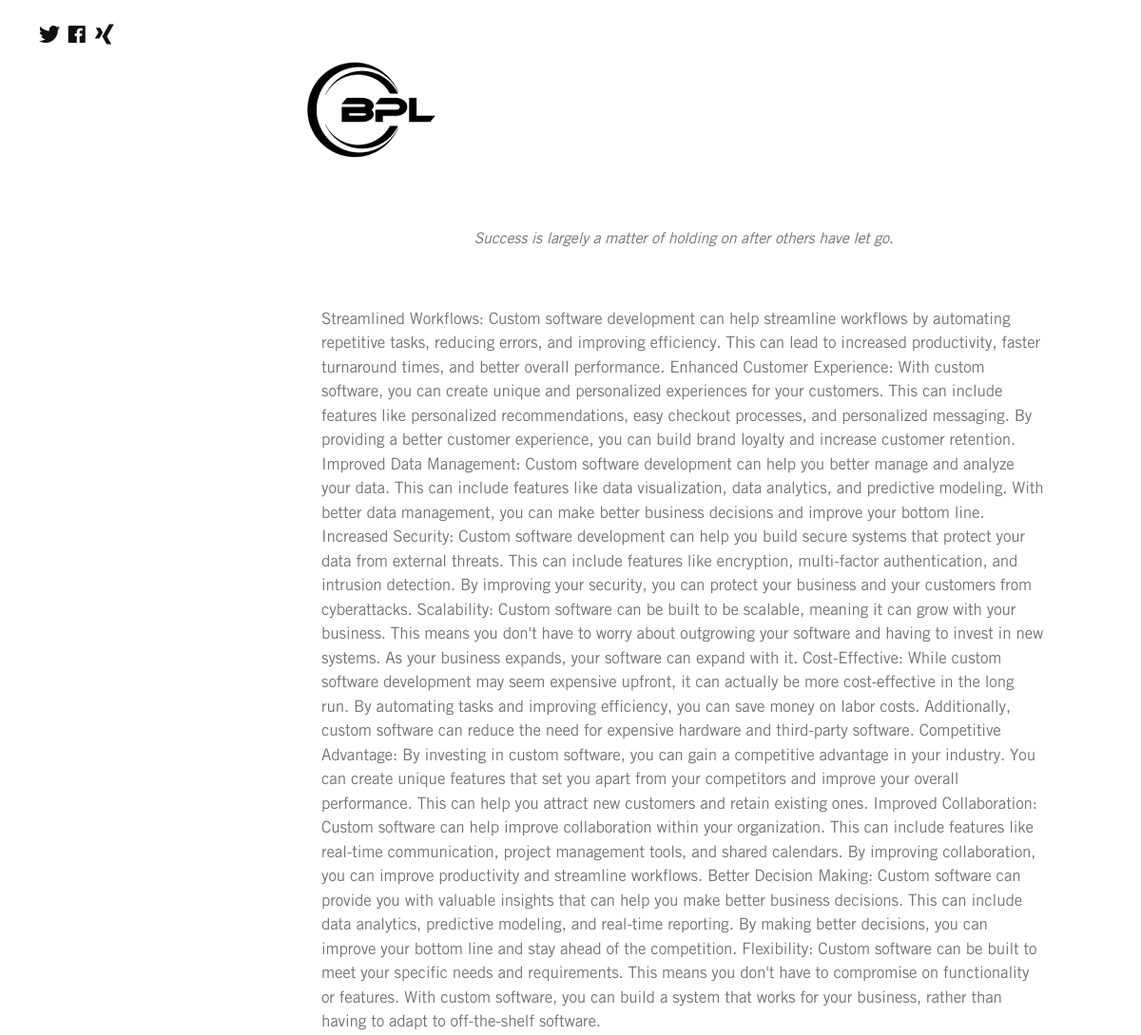
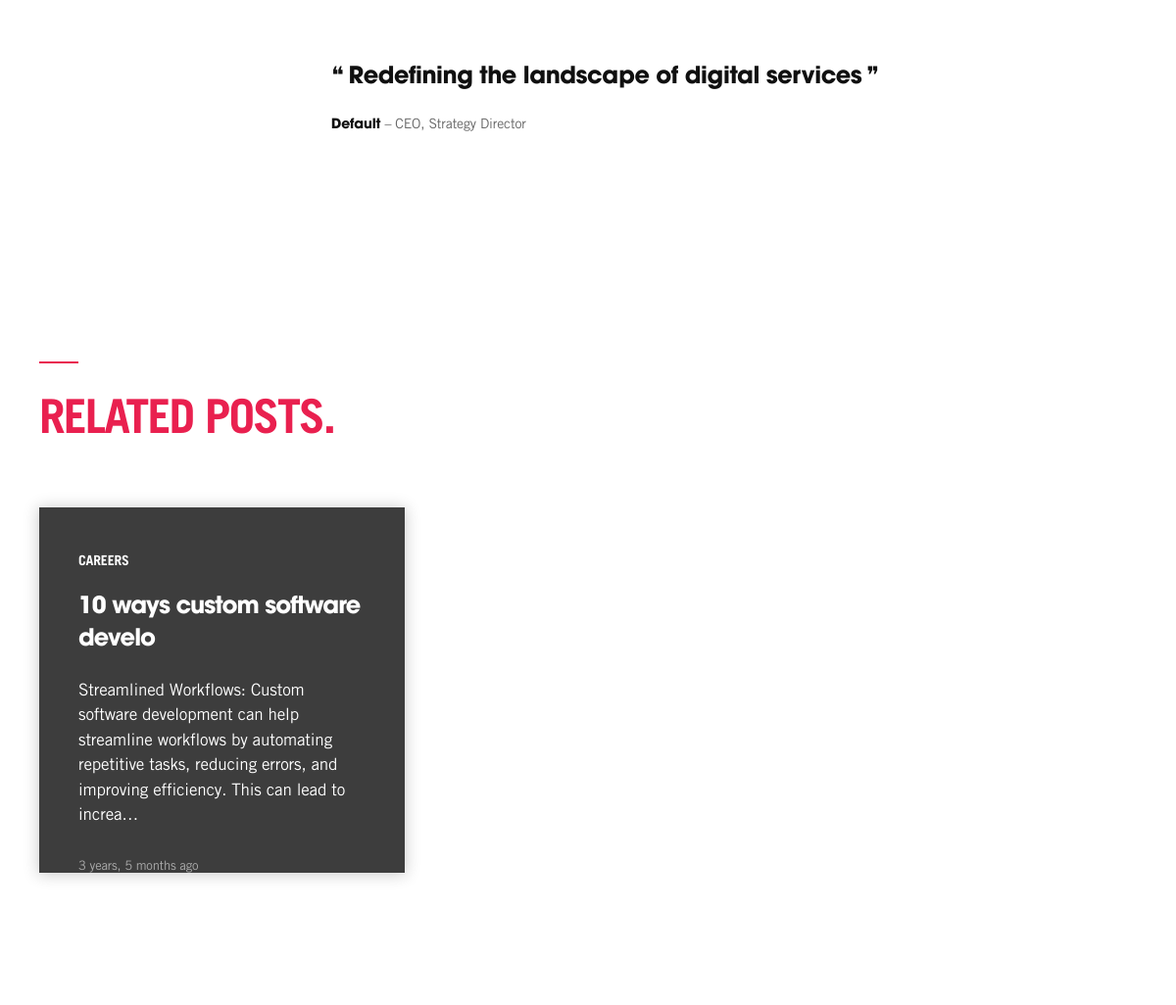
The page /blog/software-dev/ (middle part) on the database as committed earlier (2 pictures, top to bottom).
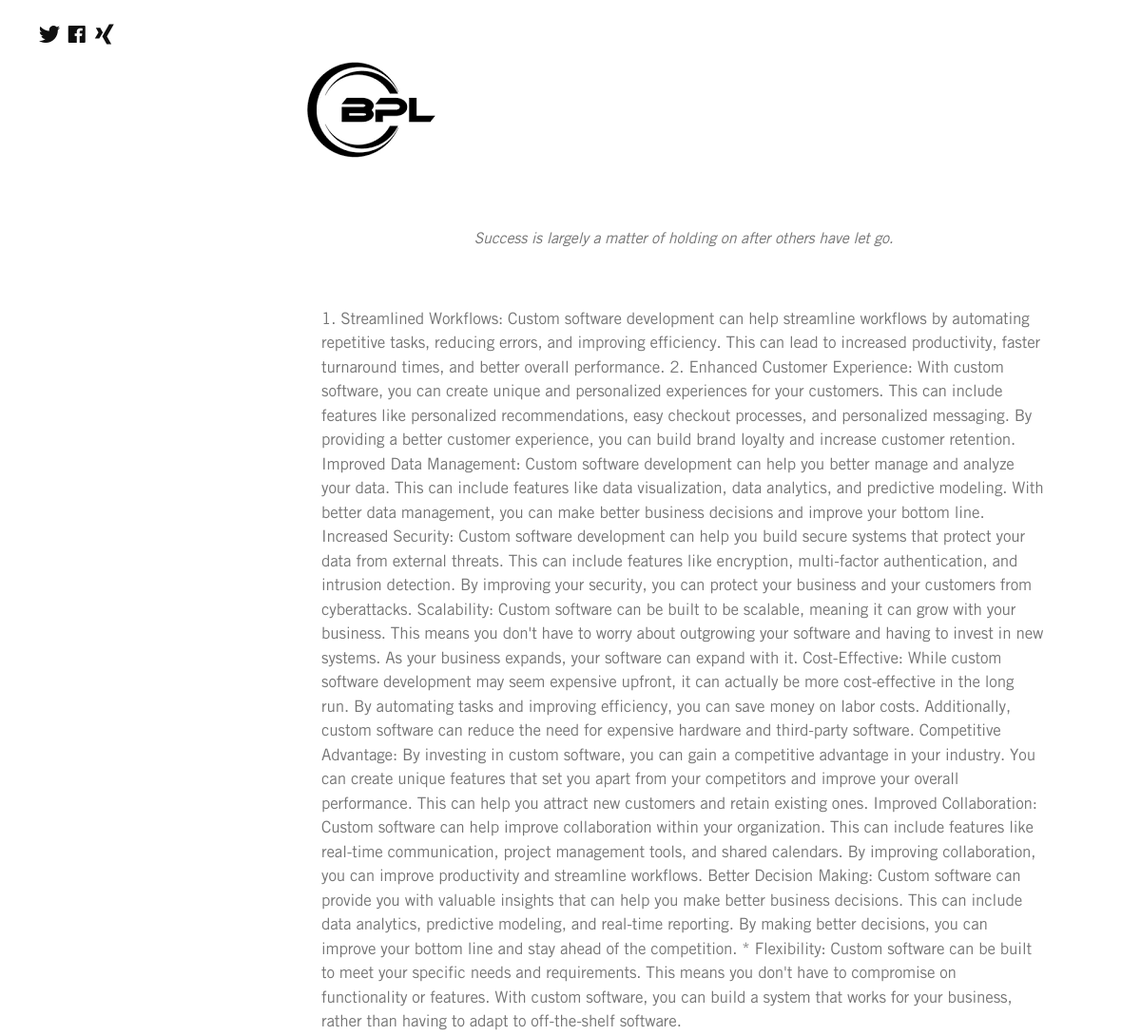
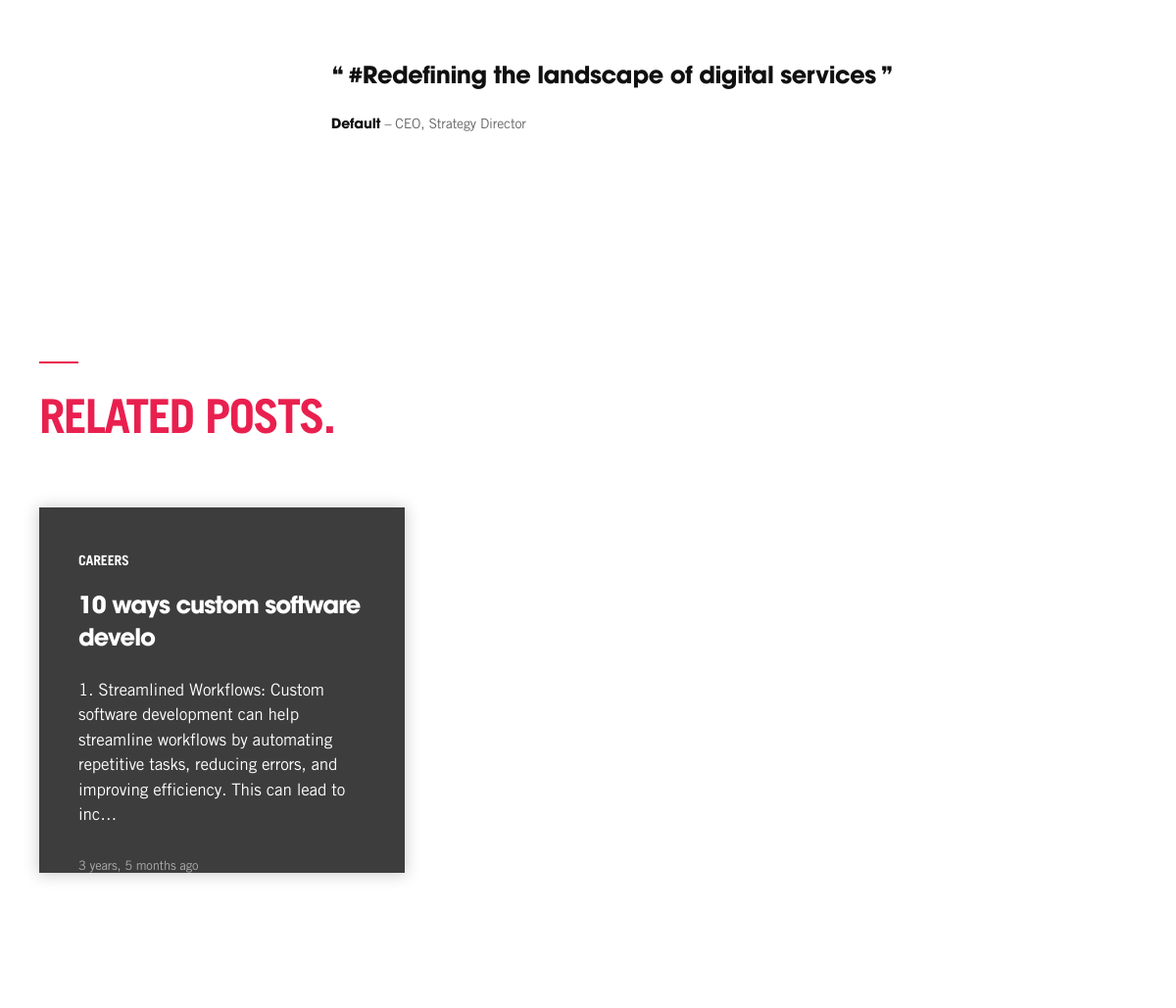
The same page on the database as committed later (2 pictures, top to bottom).
### website/models.py (models this page shows, shortened)
class Blog(models.Model):
    title = models.CharField(max_length=300)
    author = models.CharField(max_length=300)
    created_at = models.DateTimeField(auto_now_add=True)
    image = models.ImageField()
    text = MarkdownxField()
    quote = MarkdownxField()
    slug = models.SlugField()
    tags = TaggableManager()
    def formatted_markdown(self):
        return markdownify(self.text)

### website/views.py (the view)
# urls.py: path("blog/<slug>/", BlogDetailView.as_view(), name="blog"),
class BlogDetailView(DetailView):
    model = Blog
    template_name = "blog-single.html"
    def get_context_data(self, **kwargs):
        context = super().get_context_data(**kwargs)
        context['blog_list'] = Blog.objects.all()
        return context

### templates/blog-single.html (shortened to what the changed rows need)
{% extends 'base.html' %}
{% load static humanize%}
{% load crispy_forms_tags %}
{% block content %}
<body class="page-template page-template-full single single-post">
    <div class="pr__wrapper" id="site-wrapper">
        <div class="pr__content" id="site-content">
            <div class="pr__primary uk-section uk-section-medium" id="site-primary">
                <div class="outer">
                    <div class="uk-container uk-position-relative">
                        <div class="inner uk-grid uk-grid-large uk-grid-match" data-uk-grid="">
                            <div class="uk-width-expand">
                                <main class="pr__main" id="site-main">
                                    <article class="uk-article post type-post single-post">
                                        <div class="outer uk-grid uk-grid-large uk-flex" data-uk-grid="">
                                            <div class="inner uk-width-expand">
                                                <div class="entry-body">
                                                    <figure class="wp-caption aligncenter" data-uk-lightbox="">
                                                        <a href="{{object.image.url}}">
                                                            <img src="{{object.image.url}}"
                                                                alt="Improving User Experience and Website Performance with Progressive JPEGs"></a>
                                                        <figcaption class="wp-caption-text">Success is largely a matter
                                                            of holding on after others have let go.</figcaption>
                                                    </figure>
                                                    <p>{{object.text|safe}}</p>
                                                    <br>
                                                    <blockquote class="uk-text-left">
                                                        <p>{{object.quote}}</p>
                                                        <footer><strong>{{object.author}}</strong> – CEO, Strategy
                                                            Director
                                                        </footer>
                                                    </blockquote>
                                                </div>
                                            </div>
                                        </div>
                                    </article>
                                </main>
                            </div>
                        </div>
                    </div>
                </div>
            </div>
            <section class="pr__blog pr__section section-slider uk-section uk-section-large uk-section-default"
                id="pr__blog">
                <div class="section-outer">
                    <div class="section-heading">
                        <div class="uk-container">
                            <div class="inner">
                                <div>
                                    <h2 class="title uk-h3 pr__heading__secondary">Related Posts.</h2>
                                </div>
                            </div>
                        </div>
                    </div>
                    <div class="section-inner">
                        <div class="uk-container">
                            <div class="blog-listing style-two blog-slider uk-grid uk-grid-collapse uk-child-width-1-3@m"
                                data-uk-grid="">
                                {% for object in blog_list%}
                                <div class="item">
                                    <article class="post type-post active">
                                        <div class="outer">
                                            <div class="featured-image">
                                                <div class="image pr__image__cover" data-src="{{object.image.url}}"
                                                    data-uk-img=""></div>
                                            </div>
                                            <div class="inner">
                                                <div class="top">
                                                    <a class="category" href="#">Careers</a>
                                                    <h3 class="title uk-h4"><a href="#">{{object.title}}</a></h3>
                                                    <p class="description">{{object.text|truncatechars:180}}</p>
                                                    <a href="#" class="link"></a>
                                                </div>
                                                <div class="bottom">
                                                    <ul class="meta">
                                                        <li class="meta-date">{{object.created_at|naturaltime}}</li>
                                                    </ul>
                                                </div>
                                            </div>
                                        </div>
                                    </article>
                                </div>
                                {%endfor%}
                            </div>
                        </div>
                    </div>
                </div>
            </section>
        </div>
    </div>
</body>
{% endblock %}

Rows that differ between the two databases and show on the page:
changed Blog "10 ways custom software develo": text "Streamlined Workflows: Custom software development can help streamline workflows by automating repetitive tasks, reducing errors, and improving efficiency. This can lead to increased productivity, faster turnaround times, and better overall performance. Enhanced Customer Experience: With custom software, you can create unique and personalized experiences for your customers. This can include features like personalized recommendations, easy checkout processes, and personalized messaging. By providing a better customer experience, you can build brand loyalty and increase customer retention. Improved Data Management: Custom software development can help you better manage and analyze your data.…" → "1. Streamlined Workflows: Custom software development can help streamline workflows by automating repetitive tasks, reducing errors, and improving efficiency. This can lead to increased productivity, faster turnaround times, and better overall performance. 2. Enhanced Customer Experience: With custom software, you can create unique and personalized experiences for your customers. This can include features like personalized recommendations, easy checkout processes, and personalized messaging. By providing a better customer experience, you can build brand loyalty and increase customer retention. Improved Data Management: Custom software development can help you better manage and analyze your…"; quote "Redefining the landscape of digital services" → "#Redefining the landscape of digital services"; text "Streamlined Workflows: Custom software development can help streamline workflows by automating repetitive tasks, reducing errors, and improving efficiency. This can lead to increa…" → "1. Streamlined Workflows: Custom software development can help streamline workflows by automating repetitive tasks, reducing errors, and improving efficiency. This can lead to inc…"
